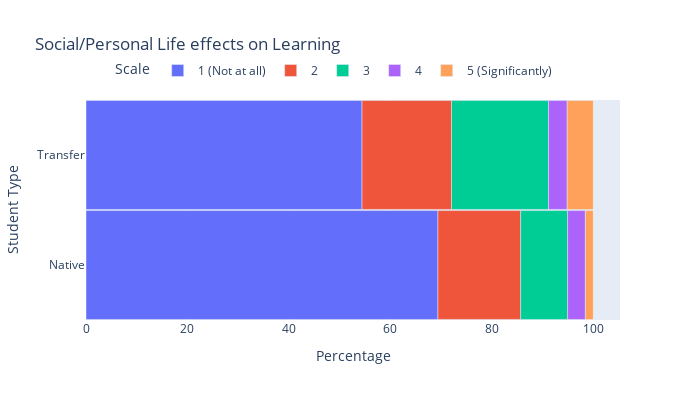

Notebook code cell kept with this figure:
### Code cell
fig = DivergingGraphPlot(transfer, native, label, graphTitle, X_title, Y_title)
fig.show()

X_label = ""
Y_label = "1(Not at All) ... 5(Significantly)"
x_label = ["Week 2", "Week 3", "Week 4", "Week 5", "Week 6", "Week 7", "Week 8", "Week 9"]
graphLabel = "How did social/personal life issues effect learning"
df = plotLineGraph(transfer, native, label, graphLabel, X_label, Y_label, x_label, x)
print(df)

### Figure 1 — Plotly figure (JSON) as saved in the notebook; plotly's stock layout.template omitted (floating-point values rounded to 4 significant figures)
{"data": [{"hovertemplate": "%{y}: %{x}", "name": "1 (Not at all)", "orientation": "h", "type": "bar", "x": [54.41, 69.38], "y": ["Transfer", "Native"]}, {"hovertemplate": "%{y}: %{x}", "name": "2", "orientation": "h", "type": "bar", "x": [17.65, 16.31], "y": ["Transfer", "Native"]}, {"hovertemplate": "%{y}: %{x}", "name": "3", "orientation": "h", "type": "bar", "x": [19.12, 9.25], "y": ["Transfer", "Native"]}, {"hovertemplate": "%{y}: %{x}", "name": "4", "orientation": "h", "type": "bar", "x": [3.676, 3.5], "y": ["Transfer", "Native"]}, {"hovertemplate": "%{y}: %{x}", "name": "5 (Significantly)", "orientation": "h", "type": "bar", "x": [5.147, 1.562], "y": ["Transfer", "Native"]}], "layout": {"bargap": 0.01, "barmode": "relative", "height": 400, "legend": {"orientation": "h", "title": {"text": "Scale"}, "x": 0.05, "y": 1.2}, "title": {"text": "Social/Personal Life effects on Learning"}, "width": 700, "xaxis": {"title": {"text": "Percentage"}}, "yaxis": {"autorange": "reversed", "title": {"text": "Student Type"}}}}
